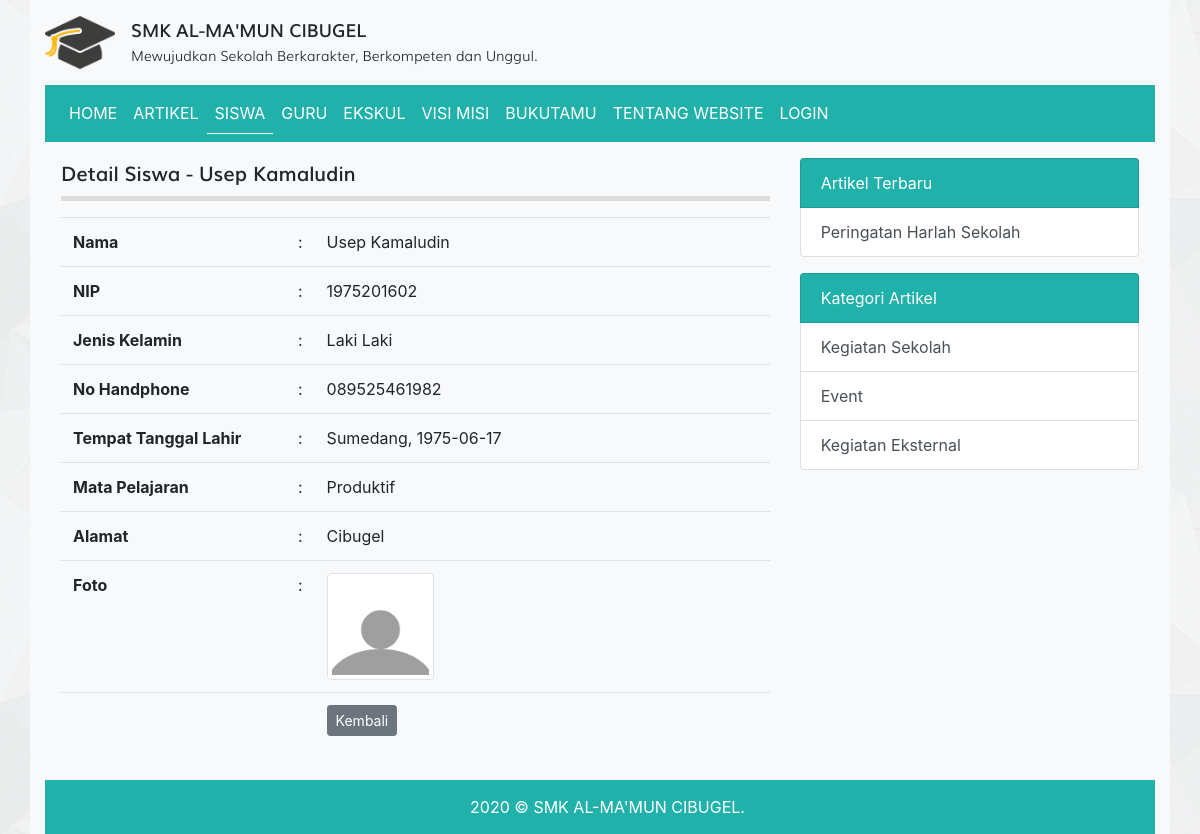
Screenshot of /detail_guru.php?id=7 with the database file from the repository.
### tables this page shows
CREATE TABLE `tbl_guru` (
  `id` int(11) NOT NULL,
  `nama` varchar(100) DEFAULT NULL,
  `nip` int(10) DEFAULT NULL,
  `jenis_kelamin` enum('L','P') DEFAULT NULL,
  `no_hp` varchar(12) DEFAULT NULL,
  `tempat_lahir` varchar(50) DEFAULT NULL,
  `tanggal_lahir` date DEFAULT NULL,
  `mata_pelajaran` varchar(50) DEFAULT NULL,
  `alamat` varchar(100) DEFAULT NULL,
  `foto` varchar(100) DEFAULT NULL
);

CREATE TABLE `tbl_artikel` (
  `id` int(11) NOT NULL,
  `judul` varchar(255) DEFAULT NULL,
  `isi` text DEFAULT NULL,
  `tanggal` date DEFAULT NULL,
  `foto` varchar(100) DEFAULT NULL,
  `id_kategori` int(11) DEFAULT NULL
);

CREATE TABLE `tbl_kategori_artikel` (
  `id` int(11) NOT NULL,
  `nama_kategori` varchar(30) DEFAULT NULL
);

### detail_guru.php (the view, shortened to what this page needs)
<?php
require_once 'koneksi.php';
$id = $_GET['id'];
$query = mysqli_query($koneksi, "SELECT * FROM tbl_guru WHERE id = $id");
$row = mysqli_fetch_assoc($query);
?>
<!DOCTYPE html>
<html>
<head>
	<link rel="stylesheet" href="resources/datatables/datatables.min.css">
	<link rel="stylesheet" href="resources/fonts/stylesheet.css">
	<link rel="stylesheet" href="resources/css/bootstrap.min.css">
	<link rel="stylesheet" href="resources/css/style.css">
</head>
<body>
	<div class="container bg-light">
		<div class="logo clearfix">
			<div class="float-left mt-3 mb-3">
				<img src="resources/images/logo.png" alt="Logo Sekolah" width="70px" class="float-left mr-3">
				<div class="text float-right">
					<span class="smk">SMK AL-MA'MUN CIBUGEL</span><br>
					<span class="visi">Mewujudkan Sekolah Berkarakter, Berkompeten dan Unggul.</span>
				</div>
			</div>
		</div>
		<?php require_once 'navbar.php'; ?>
		<div class="row p-3">
			<div class="col-md-8">
				<div class="title mb-3">
					Detail Siswa - <b><?= $row['nama'] ?></b>
				</div>
				<table class="table table-stripped">
							<tr>
								<td width="225px"><b>Nama</b></td>
								<td>:</td>
								<td><?= $row['nama'] ?></td>
							</tr>
							<tr>
								<td><b>NIP</b></td>
								<td>:</td>
								<td><?= $row['nip'] ?></td>
							</tr>
							<tr>
								<td><b>Jenis Kelamin</b></td>
								<td>:</td>
								<td>
									<?= $row['jenis_kelamin'] == 'L' ? 'Laki Laki' : '' ?>
								</td>
							</tr>
							<tr>
								<td><b>No Handphone</b></td>
								<td>:</td>
								<td><?= $row['no_hp'] ?></td>
							</tr>
							<tr>
								<td><b>Tempat Tanggal Lahir</b></td>
								<td>:</td>
								<td><?= $row['tempat_lahir'] ?>, <?= $row['tanggal_lahir'] ?></td>
							</tr>
							<tr>
								<td><b>Mata Pelajaran</b></td>
								<td>:</td>
								<td><?= $row['mata_pelajaran'] ?></td>
							</tr>
							<tr>
								<td><b>Alamat</b></td>
								<td>:</td>
								<td><?= $row['alamat'] ?></td>
							</tr>
							<tr>
								<td><b>Foto</b></td>
								<td>:</td>
								<td><img src="images/guru/<?= $row['foto'] ?>" alt="<?= $row['nama'] ?>" width="25%" class="img-thumbnail"></td>
							</tr>
							<tr>
								<td><b></td>
								<td></td>
								<td><a href="guru.php" class="btn btn-secondary btn-sm">Kembali</a></td>
							</tr>
						</table>
			</div>
			<?php require 'sidebar.php'; ?>
		</div>
		<div class="text-white footer">
			2020 © SMK AL-MA'MUN CIBUGEL.
		</div>
	</div>
</body>
</html>

### sidebar.php
<?php
$query_artikel_terbaru = mysqli_query($koneksi, "SELECT * FROM tbl_artikel ORDER BY tanggal ASC LIMIT 4");
$query_kategori_artikel= mysqli_query($koneksi, "SELECT * FROM tbl_kategori_artikel LIMIT 4");
?>
<div class="col-sm-4">
	<div class="list-group">
		<span class="list-group-item text-white" style="background-color: #20B2AA">Artikel Terbaru</span>
		<?php while($artikel_terbaru = mysqli_fetch_assoc($query_artikel_terbaru)) : ?>
			<a href="detail_artikel.php?id=<?= $artikel_terbaru['id'] ?>" class="list-group-item list-group-item-action"><?= $artikel_terbaru['judul'] ?></a>
		<?php endwhile; ?>
	</div>
	<div class="list-group">
		<span class="list-group-item text-white mt-3" style="background-color: #20B2AA">Kategori Artikel</span>
		<?php while($kategori_artikel = mysqli_fetch_assoc($query_kategori_artikel)) : ?>
			<a href="kategori.php?id=<?= $kategori_artikel['id'] ?>" class="list-group-item list-group-item-action"><?= $kategori_artikel['nama_kategori'] ?></a>
		<?php endwhile; ?>
	</div>
</div>

### resources/css/style.css (style rules this page uses)
body { background-image: url('../images/bg_all.jpg'); }
.smk { font-family: 'mulisemibold'; font-size: 18px; }
.visi { font-family: 'mulilight'; font-size: 14px; }
.title { font-family: 'mulisemibold'; font-size: 20px; padding-bottom: 7.5px; border-bottom: 5px solid #ddd }
.footer { background-color: #20B2AA; padding: 15px 15px 15px 30px; text-align: center; }

### rows the page displays
tbl_guru: nama "Usep Kamaludin", nip "1975201602", no_hp "089525461982", tempat_lahir "Sumedang", tanggal_lahir "1975-06-17", mata_pelajaran "Produktif", alamat "Cibugel", foto (picture)
tbl_artikel: judul "Peringatan Harlah Sekolah"
tbl_kategori_artikel: nama_kategori "Kegiatan Sekolah"
tbl_kategori_artikel: nama_kategori "Event"
tbl_kategori_artikel: nama_kategori "Kegiatan Eksternal"
